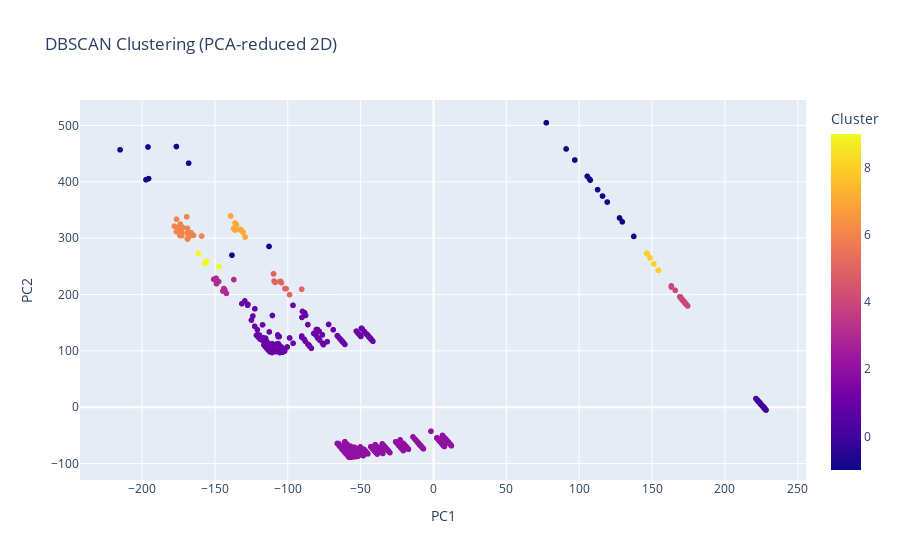

Notebook code cell kept with this figure:
### Code cell
pca = PCA(n_components=2)

eps = 15
minPts = 4

data_reduced_2d = pca.fit_transform(df)

dbs = DBSCAN(eps=eps, min_samples=minPts)

y_dbs = dbs.fit_predict(data_reduced_2d)

df_reduced_2d = pd.DataFrame(data=data_reduced_2d, columns=['PC1', 'PC2'])

df_reduced_2d['Cluster'] = y_dbs

fig = px.scatter(df_reduced_2d, x='PC1', y='PC2', color='Cluster', title='DBSCAN Clustering (PCA-reduced 2D)')
fig.show()

### Figure 1 — Plotly figure (JSON) as saved in the notebook; plotly's stock layout.template omitted (floating-point values rounded to 4 significant figures; data arrays with more than 128 entries replaced by an {"elided": "..."} marker saying what was removed)
{"data": [{"hovertemplate": "PC1=%{x}<br>PC2=%{y}<br>Cluster=%{marker.color}<extra></extra>", "legendgroup": "", "marker": {"color": {"elided": "1362 int values"}, "coloraxis": "coloraxis", "symbol": "circle"}, "mode": "markers", "name": "", "showlegend": false, "type": "scattergl", "x": {"elided": "1362 float values"}, "xaxis": "x", "y": {"elided": "1362 float values"}, "yaxis": "y"}], "layout": {"coloraxis": {"colorbar": {"title": {"text": "Cluster"}}, "colorscale": [[0, "#0d0887"], [0.1111, "#46039f"], [0.2222, "#7201a8"], [0.3333, "#9c179e"], [0.4444, "#bd3786"], [0.5556, "#d8576b"], [0.6667, "#ed7953"], [0.7778, "#fb9f3a"], [0.8889, "#fdca26"], [1, "#f0f921"]]}, "legend": {"tracegroupgap": 0}, "title": {"text": "DBSCAN Clustering (PCA-reduced 2D)"}, "xaxis": {"anchor": "y", "domain": [0, 1], "title": {"text": "PC1"}}, "yaxis": {"anchor": "x", "domain": [0, 1], "title": {"text": "PC2"}}}}
